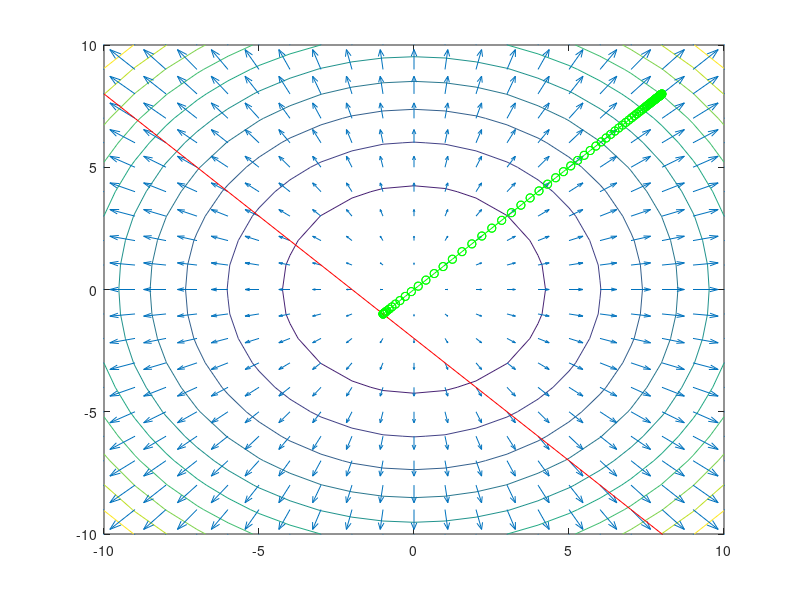

MATLAB code to generate this figure:
% use meshgrid to create a rectangular grid
[x, y] = meshgrid(-10:1:10, -10:1:10);

% compute function values at the points of the grid
z = x.^2 + y.^2;

% compute gradients
% dx – partial derivative in respect of x; dy – partial derivative in respect of y
[dx, dy] = gradient(z);

% plot contourlines
contour(x, y, z)

% the next plot will be constructed on top of the existing figure
hold on

% plot gradients
quiver(x, y, dx, dy)

% the next plot will be constructed on top of the existing figure
hold on

% plot the constraints function g1
x1 = -10:1:10;
y1 = -2 - x1;
plot(x1, y1, 'r')

% the next plot will be constructed on top of the existing figure
hold on

% make sure that the grid will stay 10x10
xlim([-10 10])
ylim([-10 10])

% penalty parameter R
r = 1;

% precision
epsilon = 0.001;

% starting point
xs = [8 8];

% the step size
gamma = 0.0001;

% limit the number of iterations in order to avoid infinite loops
max_iterations = 10000;

for i=1:max_iterations
    
    % penalty
    p = max(0, xs(1)+xs(2)+2);
    
    % gradient of the transformed function
    g1 = 2*xs(1) + 2/r*p*1;
    g2 = 2*xs(2) + 2/r*p*1;
    grad = [g1 g2];
    
    % compute the next point
    x = xs - gamma*grad;
    
    % plot the step
    plot([xs(1), x(1)], [xs(2), x(2)], 'g', [xs(1), x(1)], [xs(2), x(2)], 'go')
    
    % distance between two points
    distance = sqrt((x(1) - xs(1))^2 + (x(2) - xs(2))^2);
    
    % refresh the variable
    xs = x;
    
    % print the values to the command window
    fprintf("Nr. %d x = %d, y = %d, R = %d\n", i, xs(1), xs(2), r)
    
    % update the parameter R
    r = r/1.1;
    
    % Check if the current minimum point did move from the previous minimum
    % point less than epsilon
    if distance < epsilon
        break;
    end
end
